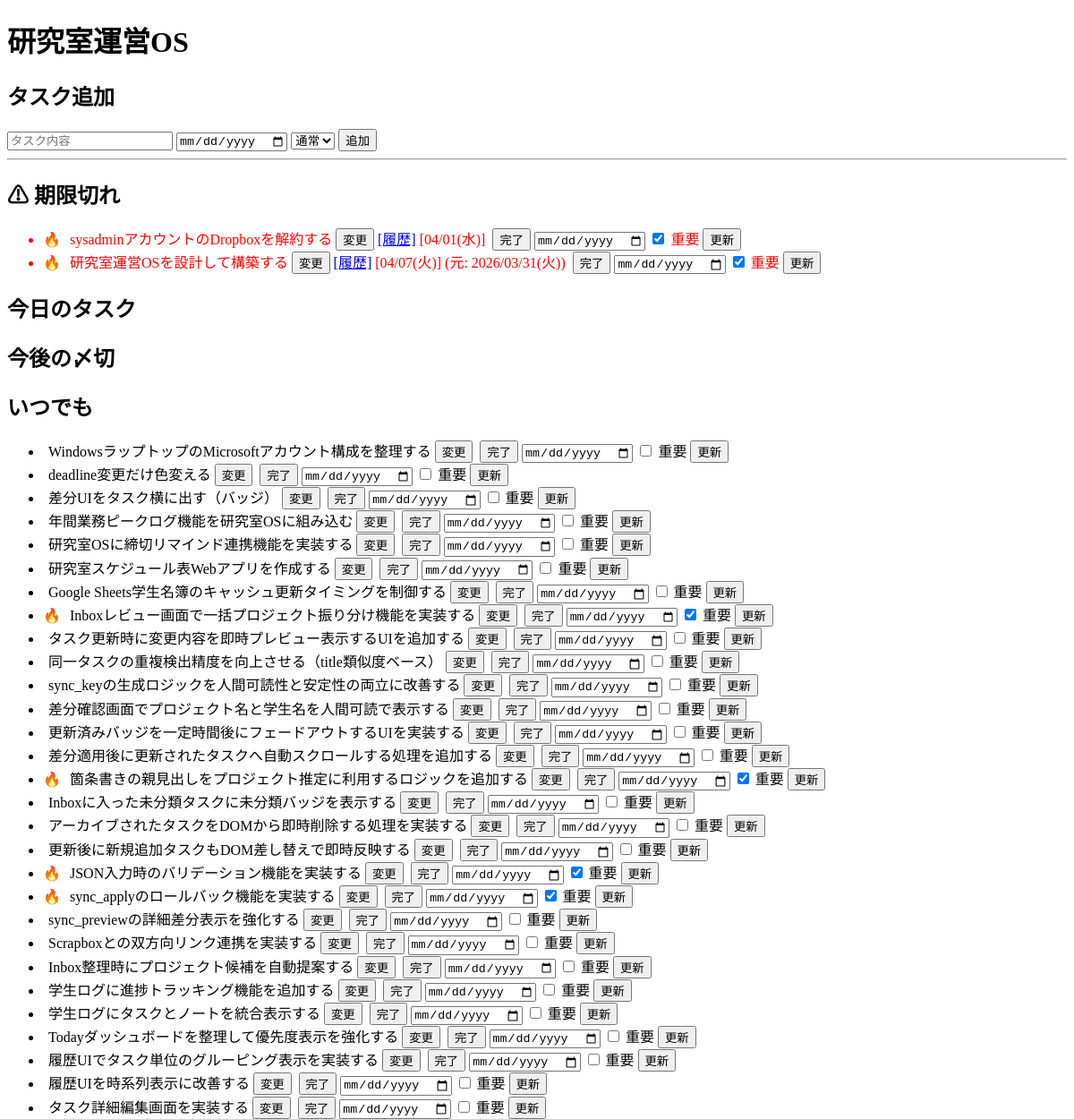
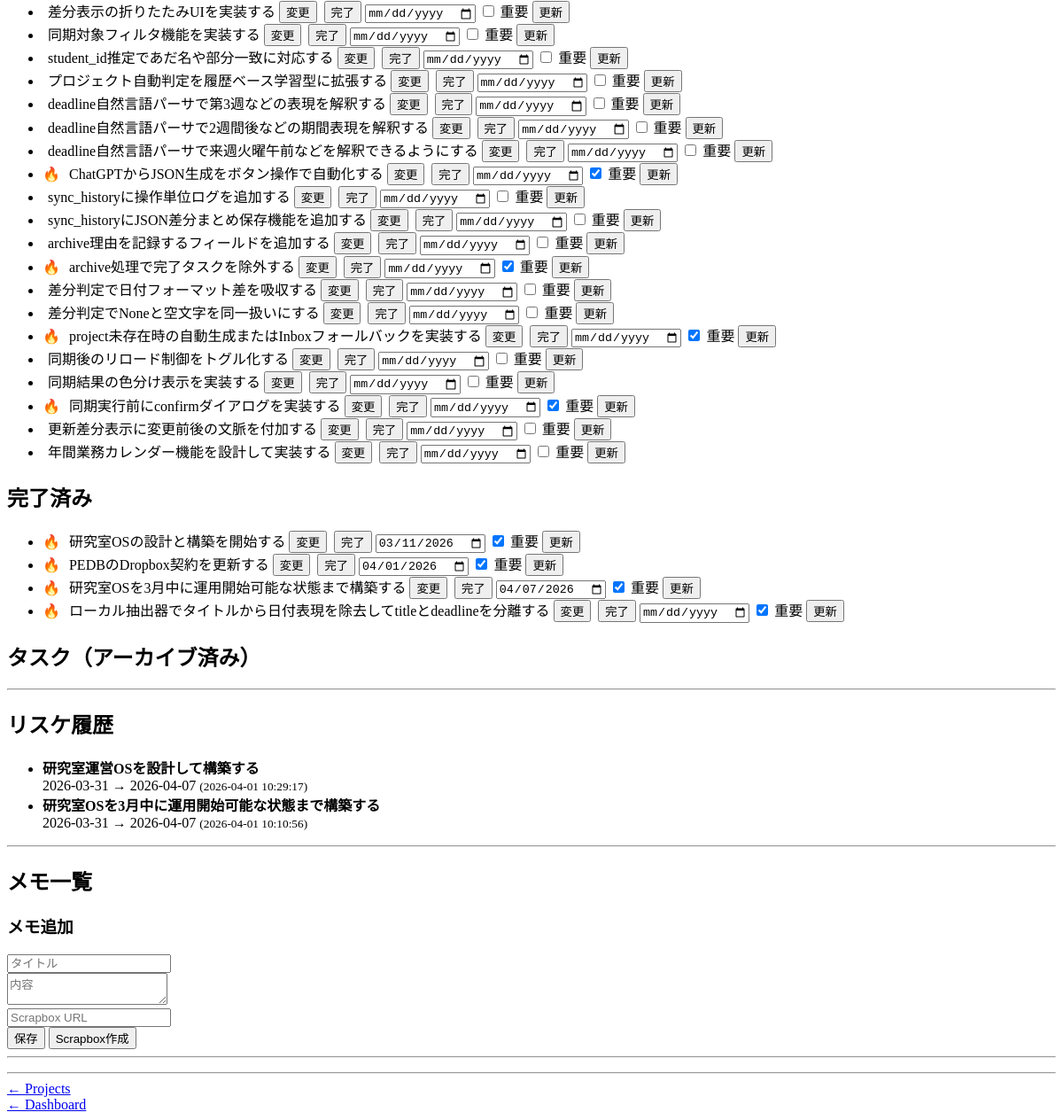
Before: /project/2 with the older database file (2 pictures, top to bottom).
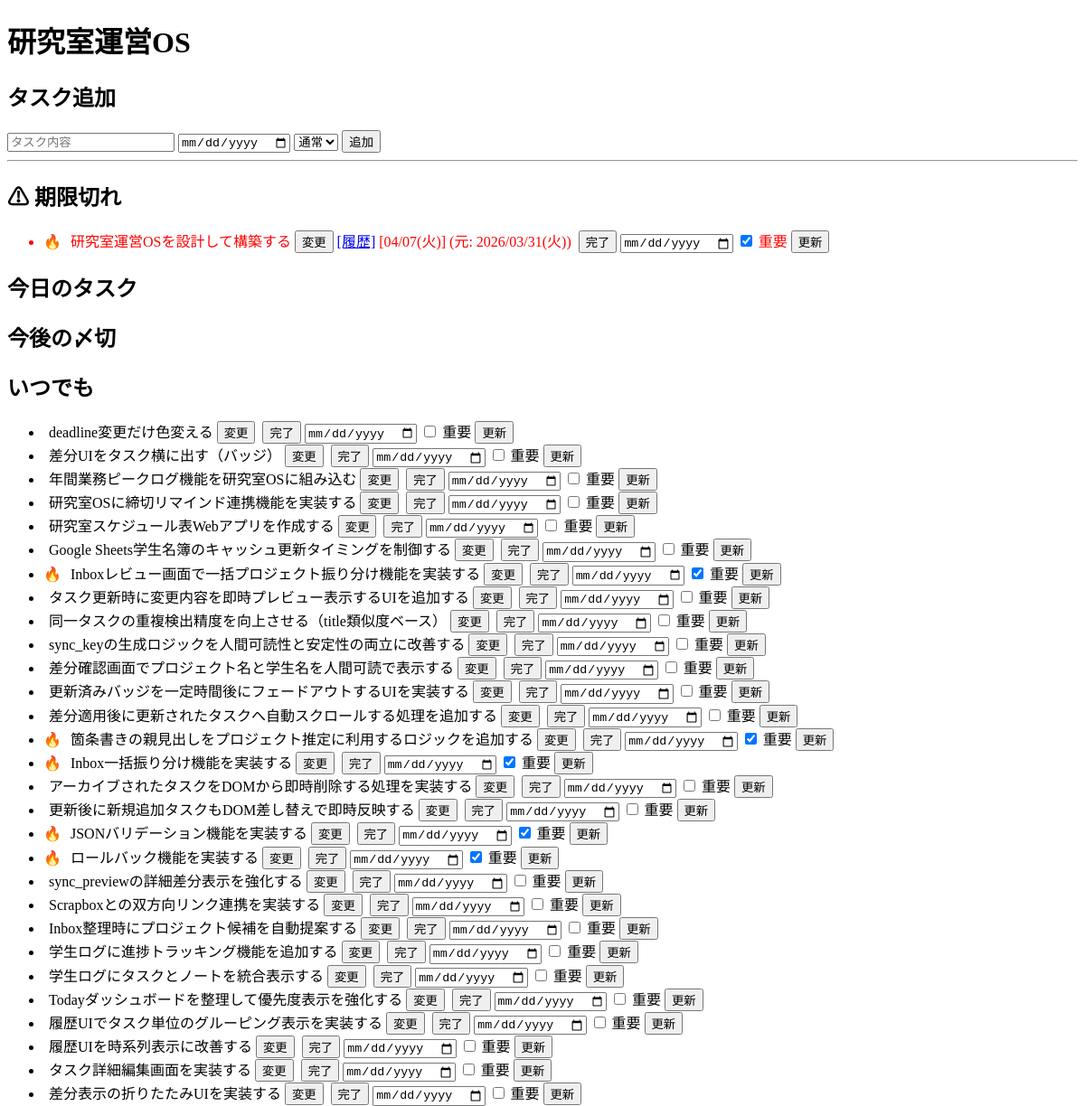
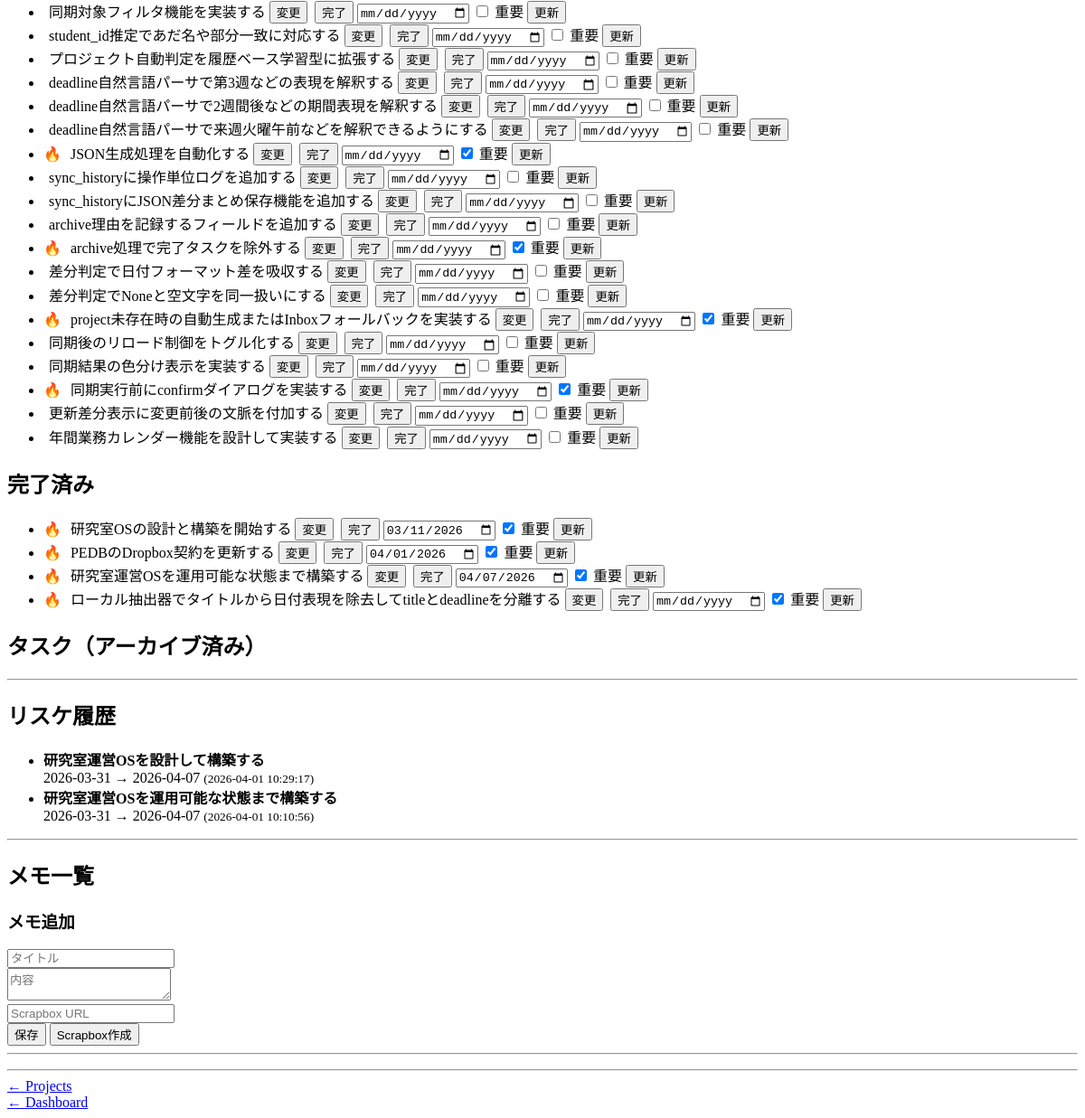
After: the same page with the newer database file (2 pictures, top to bottom).
### tables this page shows
CREATE TABLE projects (
            id INTEGER PRIMARY KEY AUTOINCREMENT,
            name TEXT,
            type TEXT,
            status TEXT
        );

CREATE TABLE tasks (
            id INTEGER PRIMARY KEY AUTOINCREMENT,
            title TEXT,
            status TEXT,
            deadline TEXT,
            original_deadline TEXT,
            project_id INTEGER,
            student_id INTEGER,
            priority TEXT DEFAULT 'medium',
            sync_key TEXT,
            source_type TEXT,
            source_updated_at TEXT,
            archived INTEGER DEFAULT 0
        );

CREATE TABLE task_history (
        id INTEGER PRIMARY KEY AUTOINCREMENT,
        task_id INTEGER,
        old_deadline TEXT,
        new_deadline TEXT,
        changed_at TEXT
    );

### flask_app.py (the view, shortened to what this page needs)
@app.route("/project/<int:project_id>")
def project_detail(project_id):
    task_id_filter = request.args.get("task_id", type=int)
    conn = get_db()
    c = conn.cursor()
    today_str = c.execute("SELECT date('now')").fetchone()[0]
    project = c.execute("SELECT * FROM projects WHERE id=?", (project_id,)).fetchone()
    all_tasks = c.execute(
        """
        SELECT id AS task_id, title, status, deadline, priority, archived,
               original_deadline, sync_key, source_type, source_updated_at
        FROM tasks
        WHERE project_id=?
        ORDER BY deadline IS NULL, deadline
        """,
        (project_id,),
    ).fetchall()
    all_tasks = apply_format(all_tasks)
    classified = classify_tasks(all_tasks, today_str)
    overdue_tasks = classified["overdue_tasks"]
    today_tasks = classified["today_tasks"]
    future_tasks = classified["future_tasks"]
    anytime_tasks = classified["anytime_tasks"]
    done_tasks = classified["done_tasks"]
    archived_tasks = []
    if task_id_filter:
        history = c.execute(
            """
        SELECT th.task_id, t.title AS task_title, th.old_deadline, th.new_deadline, th.changed_at
        FROM task_history th
        LEFT JOIN tasks t ON th.task_id = t.id
        WHERE th.task_id=?
        ORDER BY th.changed_at DESC
        """,
            (task_id_filter,),
        ).fetchall()
    else:
        history = c.execute(
            """
            SELECT th.task_id, t.title AS task_title, th.old_deadline, th.new_deadline, th.changed_at
            FROM task_history th
            LEFT JOIN tasks t ON th.task_id = t.id
            WHERE th.task_id IN (
                SELECT id FROM tasks WHERE project_id=?
            )
            ORDER BY th.changed_at DESC
        """,
            (project_id,),
        ).fetchall()
    notes = c.execute(
        """
        SELECT id, title, content, scrapbox_url, created_at
        FROM notes
        WHERE project_id=?
        ORDER BY created_at DESC
    """,
        (project_id,),
    ).fetchall()
    conn.close()
    return render_template(
        "project_detail.html",
        project=project,
        tasks=all_tasks,
        overdue_tasks=overdue_tasks,
        today_tasks=today_tasks,
        future_tasks=future_tasks,
        anytime_tasks=anytime_tasks,
        done_tasks=done_tasks,
        archived_tasks=archived_tasks,
        notes=notes,
        history=history,
        students=STUDENTS_DATA,
    )

### flask_app.py (called while the page is built)
def get_db():
    BASE_DIR = os.path.dirname(os.path.abspath(__file__))
    conn = sqlite3.connect(
        os.path.join(BASE_DIR, "db.sqlite3"), timeout=5, check_same_thread=False
    )
    conn.row_factory = sqlite3.Row
    conn.execute("PRAGMA journal_mode=WAL;")
    conn.execute("PRAGMA busy_timeout=5000;")
    return conn

def format_date_jp(date_str):
    if not date_str:
        return None
    from datetime import datetime
    weekdays_jp = ["月", "火", "水", "木", "金", "土", "日"]
    try:
        dt = datetime.strptime(date_str, "%Y-%m-%d")
    except Exception:
        return date_str
    today = datetime.now()
    fiscal_year = today.year if today.month < 4 else today.year + 1
    start = datetime(fiscal_year - 1, 4, 1)
    end = datetime(fiscal_year, 3, 31)
    w = weekdays_jp[dt.weekday()]
    if start <= dt <= end:
        return dt.strftime(f"%m/%d({w})")
    else:
        return dt.strftime(f"%Y/%m/%d({w})")

def apply_format(rows):
    result = []
    for r in rows:
        d = dict(r)
        if "deadline" in d and d["deadline"]:
            d["deadline_display"] = format_date_jp(d["deadline"])
        else:
            d["deadline_display"] = None
        if "original_deadline" in d and d["original_deadline"]:
            d["original_deadline_display"] = format_date_jp(d["original_deadline"])
        else:
            d["original_deadline_display"] = None
        result.append(d)
    return result

### templates/project_detail.html (shortened to what this page needs)
<!DOCTYPE html>
<html>
<head>
</head>
<body>
    {% from "components/task_item.html" import edit_form, task_actions %}
<h1>{{ project["name"] }}</h1>
<h2>タスク追加</h2>
<form action="/add_task" method="post">
    <input name="title" placeholder="タスク内容">
    <input type="date" name="deadline">
    <select name="priority">
        <option value="medium" selected>通常</option>
    </select>
    <button type="submit">追加</button>
</form>
<hr>
<h2>⚠ 期限切れ</h2>
<ul>
{% for t in overdue_tasks %}
    <li class="task-title-scope" style="color:red;">
        {% if t["priority"] == "high" %}🔥{% endif %}
        {{ edit_form(t["task_id"], t["title"]) }}
        <a href="/project/{{ project["id"] }}?task_id={{ t["task_id"] }}">[履歴]</a>
        {% if t["deadline_display"] %}[{{ t["deadline_display"] }}]{% endif %}
        {% if t["original_deadline_display"] and t["original_deadline_display"] != t["deadline_display"] %}
            (元: {{ t["original_deadline_display"] }})
        {% endif %}
        <form action="/done/{{ t["task_id"] }}" method="post" style="display:inline; margin-left:4px">
            <button type="submit">完了</button>
        </form>
        <form action="/update_task" method="post" style="display:inline;">
            <input type="date" name="deadline">
            <label>
                <input type="checkbox" name="priority" value="high" {% if t["priority"] == "high" %}checked{% endif %}>
                重要
            </label>
            <button type="submit">更新</button>
        </form>
    </li>
{% endfor %}
</ul>
<h2>今日のタスク</h2>
<h2>今後の〆切</h2>
<h2>いつでも</h2>
<ul>
{% for t in anytime_tasks %}
    <li class="task-title-scope">
        {% if t["priority"] == "high" %}🔥{% endif %}
        {{ task_actions(t, show_done=true, show_update=true, is_done=false) }}
    </li>
{% endfor %}
</ul>
<h2>完了済み</h2>
<ul>
{% for t in done_tasks %}
    <li class="task-title-scope">
        {% if t["priority"] == "high" %}🔥{% endif %}
        {{ task_actions(t, show_done=true, show_update=true, is_done=false) }}
    </li>
{% endfor %}
</ul>
<h2>タスク（アーカイブ済み）</h2>
<hr>
<h2>リスケ履歴</h2>
<ul>
{% for h in history %}
    <li class="history-title-scope">
        <b>{{ h["task_title"] }}</b><br>
        {{ h["old_deadline"] }} → {{ h["new_deadline"] }}
        <small>({{ h["changed_at"] }})</small>
    </li>
{% endfor %}
</ul>
<hr>
<h2>メモ一覧</h2>
<h3>メモ追加</h3>
<form action="/add_note" method="post">
    <input name="title" placeholder="タイトル"><br>
    <textarea name="content" placeholder="内容"></textarea><br>
    <input name="scrapbox_url" placeholder="Scrapbox URL"><br>
    <button type="submit">保存</button>
    <button type="button" onclick="
        const title = document.getElementsByName('title')[0].value;
        if(title){
            window.open(
                'https://scrapbox.io/あなたのプロジェクト名/' + encodeURIComponent(title),
                '_blank'
            );
        } else {
            alert('タイトルを入力してください');
        }
    ">
        Scrapbox作成
    </button>
</form>
<hr>
<hr>
<a href="/projects">← Projects</a><br>
<a href="/">← Dashboard</a>
</body>
</html>

### templates/components/task_item.html (shortened to what this page needs)
{% macro task_actions(t, show_done=true, show_update=false, is_done=false) %}
    <form action="/edit_task_title" method="post" class="inline-edit-form" style="display:inline; margin-left:6px;">
        {% if is_done %}
            <s><span class="inline-edit-title">{{ t["title"] }}</span></s>
        {% else %}
            <span class="inline-edit-title">{{ t["title"] }}</span>
        {% endif %}
        <button type="button" class="inline-edit-toggle" onclick="toggleInlineEdit(this)">変更</button>
    </form>
    {% if show_done %}
        <form action="/done/{{ t["task_id"] if t["task_id"] is defined else t["id"] }}" method="post" style="display:inline; margin-left:4px">
            <button type="submit">完了</button>
        </form>
    {% endif %}
    {% if show_update %}
        <form action="/update_task" method="post" style="display:inline;">
            <input type="date" name="deadline" value="{{ t["deadline"] if t["deadline"] is defined and t["deadline"] else "" }}">
            <label>
                <input type="checkbox" name="priority" value="high" {% if t["priority"] == "high" %}checked{% endif %}>
                重要
            </label>
            <button type="submit">更新</button>
        </form>
    {% endif %}
{% endmacro %}
{% macro edit_form(task_id, title, is_done=false) %}
    <form action="/edit_task_title" method="post" class="inline-edit-form" style="display:inline; margin-left:6px;">
        {% if is_done %}
            <s><span class="inline-edit-title">{{ title }}</span></s>
        {% else %}
            <span class="inline-edit-title">{{ title }}</span>
        {% endif %}
        <button type="button" class="inline-edit-toggle" onclick="toggleInlineEdit(this)">変更</button>
    </form>
{% endmacro %}

Changed rows visible on the page:
no longer on this page (row edited): tasks: title "sysadminアカウントのDropboxを解約する", deadline_display "04/01(水)", priority "☑", shown under "⚠ 期限切れ"
no longer on this page (row edited): tasks: title "WindowsラップトップのMicrosoftアカウント構成を整理する", shown under "いつでも"
changed tasks: title "Inboxに入った未分類タスクに未分類バッジを表示する" → "Inbox一括振り分け機能を実装する"; priority "☐" → "☑"; now shows "🔥"
changed tasks: title "JSON入力時のバリデーション機能を実装する" → "JSONバリデーション機能を実装する"
changed tasks: title "sync_applyのロールバック機能を実装する" → "ロールバック機能を実装する"
changed tasks: title "ChatGPTからJSON生成をボタン操作で自動化する" → "JSON生成処理を自動化する"
changed tasks: title "研究室OSを3月中に運用開始可能な状態まで構築する" → "研究室運営OSを運用可能な状態まで構築する"
changed through a linked row, task_history: task_title "研究室OSを3月中に運用開始可能な状態まで構築する" → "研究室運営OSを運用可能な状態まで構築する"
